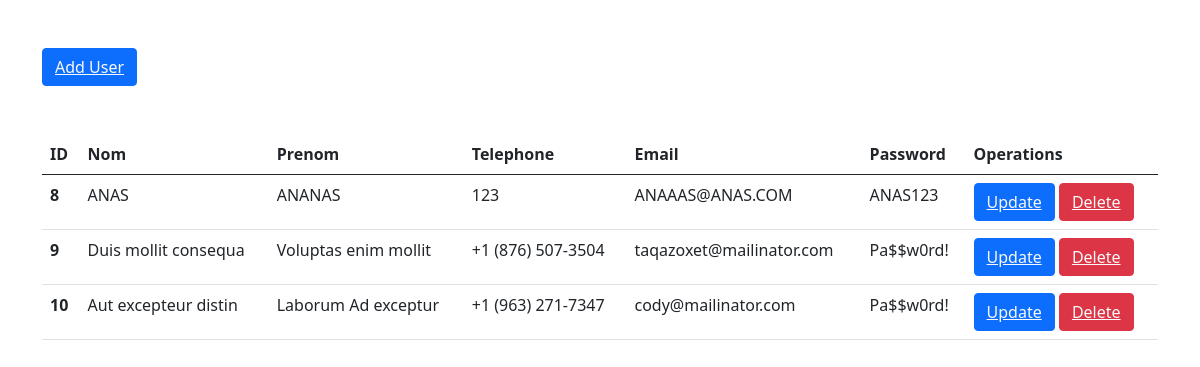
Screenshot of /display.php with the database file from the repository.
### tables this page shows
CREATE TABLE `crud` (
  `id` int(11) NOT NULL,
  `Nom` varchar(255) NOT NULL,
  `Prenom` varchar(255) NOT NULL,
  `Telephone` varchar(30) NOT NULL,
  `Email` varchar(255) NOT NULL,
  `Password` varchar(255) NOT NULL
);

### display.php (the view, shortened to what this page needs)
<?php
include 'connect.php';
include 'header.php';
?>
<body>
    <div class="container">
        <button class="btn btn-primary my-5">
            <a href="index.php" class="text-light">Add User</a>
        </button>
        <table class="table">
        <thead>
            <tr>
            <th scope="col">ID</th>
            <th scope="col">Nom</th>
            <th scope="col">Prenom</th>
            <th scope="col">Telephone</th>
            <th scope="col">Email</th>
            <th scope="col">Password</th>
            <th scope="col">Operations</th>
            </tr>
         </thead>
         <tbody>
        <?php
        $query="SELECT * from crud";
        $resultat=mysqli_query($connection,$query);
        if (mysqli_num_rows ($resultat)>0){
            while($row=mysqli_fetch_assoc($resultat)){
             $id=$row['id'];
             $nom=$row['Nom'];
             $prenom=$row['Prenom'];
             $telephone=$row['Telephone'];
             $email=$row['Email'];
             $password=$row['Password'];
             echo '<tr>
                <th scope="row">'.$id.'</th>
                <td>'.$nom.'</td>
                <td>'.$prenom.'</td>
                <td>'.$telephone.'</td>
                <td>'.$email.'</td>
                <td>'.$password.'</td>
                    <td>
                            <button class="btn btn-primary">
                                <a class="text-light" href="update.php?updateid='.$id.'">Update </a>
                            </button>
                            <button class="btn btn-danger">
                                <a class="text-light" href="delete.php?deleteid='.$id.'">Delete </a>
                            </button>
                    </td>
                </tr>';
            }
        }else{
            echo "Table is Empty";
        }
        ?>
        </tbody>
        </table>
            </div>
</body>
</html>

### header.php (shortened to what this page needs)
<!DOCTYPE html>
<html lang="en">
<head>
     <link href="https://cdn.jsdelivr.net/npm/bootstrap@5.0.2/dist/css/bootstrap.min.css" rel="stylesheet">
</head>

### rows the page displays
crud: id "8", Nom "ANAS", Prenom "ANANAS", Telephone "123", Email "ANAAAS@ANAS.COM", Password "ANAS123"
crud: id "9", Nom "Duis mollit consequa", Prenom "Voluptas enim mollit", Telephone "+1 (876) 507-3504", Email "taqazoxet@mailinator.com", Password "Pa$$w0rd!"
crud: id "10", Nom "Aut excepteur distin", Prenom "Laborum Ad exceptur", Telephone "+1 (963) 271-7347", Email "cody@mailinator.com", Password "Pa$$w0rd!"
